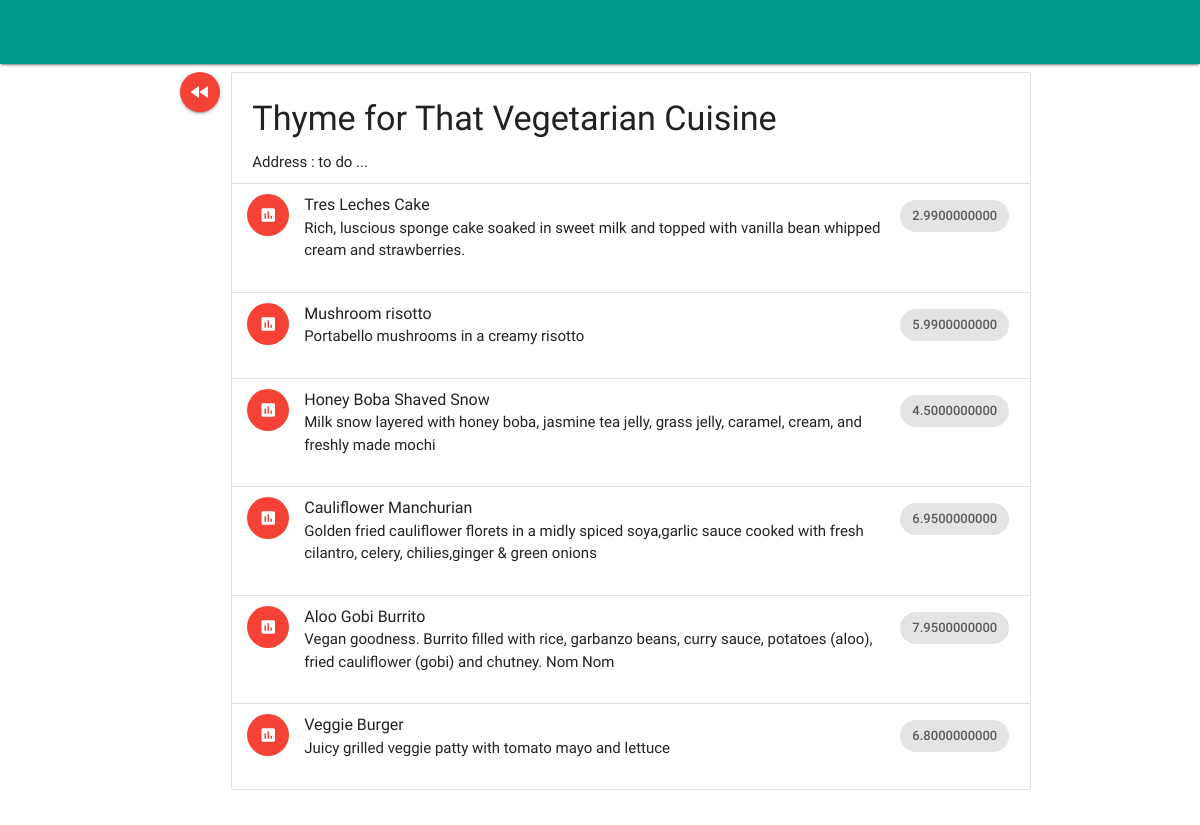
Page /restaurant/4/menu/ on the committed database.
### database_setup.py (models this page shows, shortened)
class Restaurant(Base):
    __tablename__ = 'restaurant'
    id = Column(Integer, primary_key=True)
    name = Column(String(250), nullable=False)
    description = Column(String(250), nullable=True)
    thumbnail_url = Column(String(250), nullable=True)
    currency_id = Column(String(3), ForeignKey('currency.id'), default='USD')
    currency = relationship(Currency)

class MenuItem(Base):
    __tablename__ = 'menu_item'
    name = Column(String(80), nullable=False)
    id = Column(Integer, primary_key=True)
    description = Column(String(250))
    price = Column(Numeric)
    course = Column(String(250))
    restaurant_id = Column(Integer, ForeignKey('restaurant.id'))
    restaurant = relationship(Restaurant)

### final_project.py (the view)
@app.route('/restaurant/<int:restaurant_id>/')
@app.route('/restaurant/<int:restaurant_id>/menu/')
def showMenu(restaurant_id):
    restaurant = session.query(Restaurant).filter_by(id=restaurant_id).one()
    items = session.query(MenuItem).filter_by(
        restaurant_id=restaurant_id).all()
    return render_template('menu.html', items=items, restaurant=restaurant)

### templates/menu.html (shortened to what this page needs)
<!DOCTYPE html>
  <html>
    <head>
        <link type="text/css" rel="stylesheet" href="/static/css/materialize.css"  media="screen,projection"/>
    </head>
    <body>
	<header>
	<div class="navbar-fixed">
      <nav class="top-nav teal">
      </nav>
    </div>
    </header>
      <main>
	  <div class="container">
	  <div class="row">
      <div class="col">
      <a class="btn-floating waves-effect waves-light red" href="{{url_for('showRestaurants')}}"><i class="material-icons">fast_rewind</i></a>
      </div class="col">
		<ul class="collection with-header">
    	<li class="collection-header"><h4>{{restaurant.name}}</h4>Address : to do ...</li>
		    {% for item in items %}
		    <li class="collection-item avatar">
		    <div class="row">
		      <div class="col s10 m10 l10">
		      <i class="material-icons circle red">insert_chart</i>
		      <span class="title">{{item.name}}</span>
		      <p>{{item.description}}</p>
		      </div>
		      <div class="col s2 m2 l2">
		      <div class="secondary-content chip">{{item.price}}</div>
		      </div>
		    </div>
		    </li>
		    {% endfor %}
		  </ul>
      </div>
      </div>
      </main>
      </body>
  </html>

### rows in the picture
Restaurant: name "Thyme for That Vegetarian Cuisine"
MenuItem: name "Tres Leches Cake", description "Rich, luscious sponge cake soaked in sweet milk and topped with vanilla bean whipped cream and strawberries.", price "2.9900000000"
MenuItem: name "Mushroom risotto", description "Portabello mushrooms in a creamy risotto", price "5.9900000000"
MenuItem: name "Honey Boba Shaved Snow", description "Milk snow layered with honey boba, jasmine tea jelly, grass jelly, caramel, cream, and freshly made mochi", price "4.5000000000"
MenuItem: name "Cauliflower Manchurian", description "Golden fried cauliflower florets in a midly spiced soya,garlic sauce cooked with fresh cilantro, celery, chilies,ginger & green onions", price "6.9500000000"
MenuItem: name "Aloo Gobi Burrito", description "Vegan goodness. Burrito filled with rice, garbanzo beans, curry sauce, potatoes (aloo), fried cauliflower (gobi) and chutney. Nom Nom", price "7.9500000000"
MenuItem: name "Veggie Burger", description "Juicy grilled veggie patty with tomato mayo and lettuce", price "6.8000000000"
